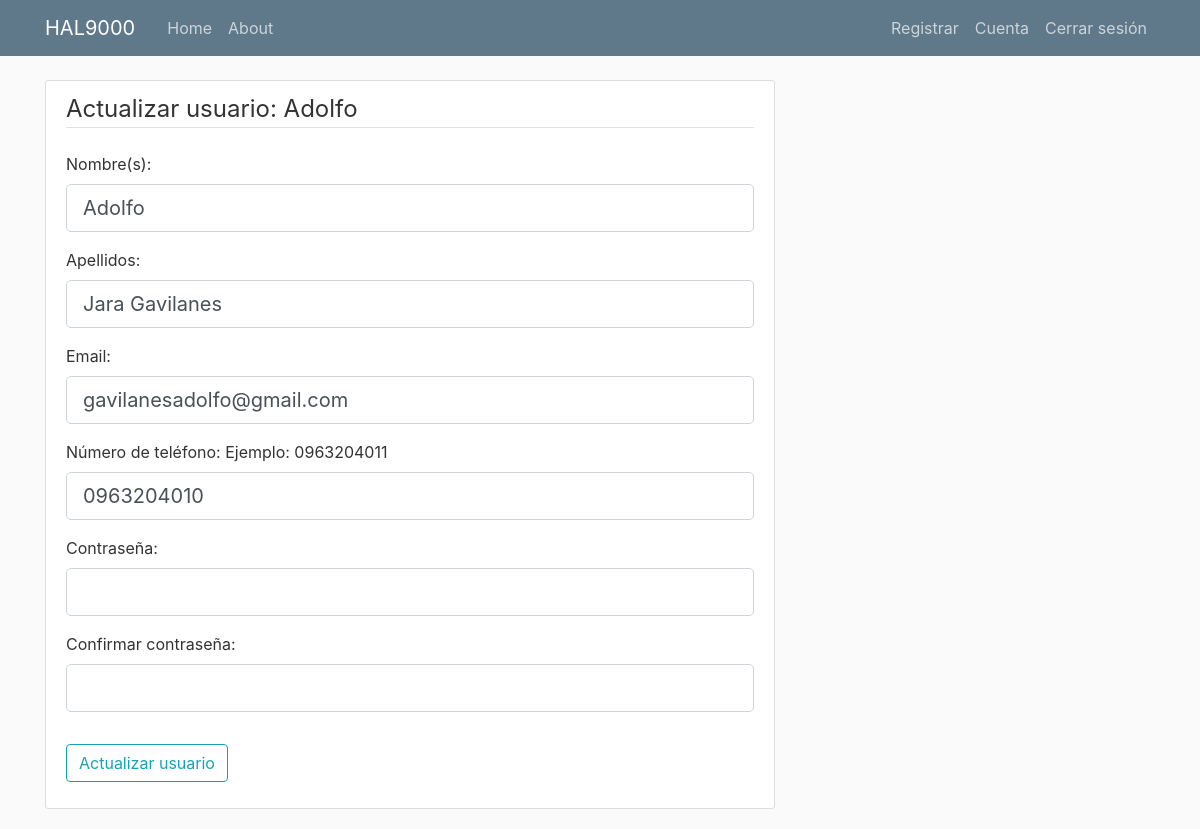
Page /actualizarUsuarioPrincipal (signed in) on the committed database.
### bot_backend/models.py (models this page shows, shortened)
class Usuario(db.Model, UserMixin):
    id = db.Column(db.Integer, primary_key=True)
    nombre = db.Column(db.String(75), nullable=False)
    apellido = db.Column(db.String(75), nullable=False)
    email = db.Column(db.String(120), nullable=False)
    password = db.Column(db.String(100), nullable=False)
    tipo = db.Column(db.String(20), nullable=False)
    telefono = db.Column(db.String(20), nullable=False)
    telegram_chat_id = db.Column(db.String(20), nullable=True)
    casa_id = db.Column(db.Integer, db.ForeignKey("casa.id"), nullable=True)

### bot_backend/routes.py (the view)
@app.route("/actualizarUsuarioPrincipal", methods=['POST', "GET"])
def actualizarUsuarioPrincipal():
    form = UpdateSubUserForm()
    if form.validate_on_submit():
        current_user.nombre = form.nombre.data.title()
        current_user.apellido = form.apellido.data.title()
        current_user.email = form.email.data
        current_user.password = bcrypt.generate_password_hash(
            form.password.data).decode("utf-8")
        current_user.telefono = form.telefono.data
        db.session.query(Usuario).filter(Usuario.id==current_user.id).update({"nombre":form.nombre.data.title(), "apellido":form.apellido.data.title(), "email":form.email.data, "telefono":form.telefono.data, "password":bcrypt.generate_password_hash(
            form.password.data).decode("utf-8")})
        db.session.commit()
        flash('Usuario actualizado', category="success")
        return redirect(url_for('cuenta'))
    elif request.method == 'GET':
        form.nombre.data = current_user.nombre
        form.apellido.data = current_user.apellido
        form.email.data = current_user.email
        form.telefono.data = current_user.telefono
    return render_template("actualizarUsuarios.html", title="Actualizar Usuarios" , usuarioSeleccionado=current_user, form=form)

### bot_backend/forms.py (shortened to what this page needs)
class UpdateSubUserForm(FlaskForm):
    nombre = StringField("Nombre(s): ", validators=[DataRequired(), Length(2,75)])
    apellido = StringField("Apellidos: ", validators=[DataRequired(), Length(2,75)])
    email = StringField("Email: ", validators=[DataRequired(),Email()])
    telefono = StringField("Número de teléfono: Ejemplo: 0963204011", validators=[DataRequired(),Length(10,10)])
    password = PasswordField("Contraseña: ", validators=[DataRequired(), Length(2,32)])
    confirm_password = PasswordField("Confirmar contraseña: ", validators=[DataRequired(),
                                    Length(2,32), EqualTo("password")])
    submit = SubmitField("Actualizar usuario")

### bot_backend/models.py (called while the page is built)
@login_manager.user_loader
def load_user(usuario_id):
    return Usuario.query.get(int(usuario_id))

### bot_backend/templates/actualizarUsuarios.html (shortened to what this page needs)
{% extends "layout.html" %}
{% block content %}
<div class="content-section">
    <form method="POST" action="">
        <fieldset class="form-group">
            <legend class="border-bottom mb-4">
                Actualizar usuario: {{ usuarioSeleccionado.nombre }}
            </legend>
            <div class="form-group">
                {{ form.nombre.label(class="form-control-label") }}
                {% if form.nombre.errors %}
                {{ form.nombre(class="form-control form-control-lg is-invalid") }}
                <div class="invalid-feedback">
                    {% for error in form.nombre.errors %}
                    <span>{{ error }}</span>
                    {% endfor %}
                </div>
                {% else %}
                {{ form.nombre(class="form-control form-control-lg") }}
                {% endif %}
            </div>
            <div class="form-group">
                {{ form.apellido.label(class="form-control-label") }}
                {% if form.apellido.errors %}
                {{ form.apellido(class="form-control form-control-lg is-invalid") }}
                <div class="invalid-feedback">
                    {% for error in form.apellido.errors %}
                    <span>{{ error }}</span>
                    {% endfor %}
                </div>
                {% else %}
                {{ form.apellido(class="form-control form-control-lg") }}
                {% endif %}
            </div>
            <div class="form-group">
                {{ form.email.label(class="form-control-label") }}
                {% if form.email.errors %}
                {{ form.email(class="form-control form-control-lg is-invalid") }}
                <div class="invalid-feedback">
                    {% for error in form.email.errors %}
                    <span>{{ error }} </span>
                    {% endfor %}
                </div>
                {% else %}
                {{ form.email(class="form-control form-control-lg") }}
                {% endif %}
            </div>
            <div class="form-group">
                {{ form.telefono.label(class="form-control-label") }}
                {% if form.telefono.errors %}
                {{ form.telefono(class="form-control form-control-lg is-invalid") }}
                <div class="invalid-feedback">
                    {% for error in form.telefono.errors %}
                    <span>{{ error }} </span>
                    {% endfor %}
                </div>
                {% else %}
                {{ form.telefono(class="form-control form-control-lg") }}
                {% endif %}
            </div>
            <div class="form-group">
                {{ form.password.label(class="form-control-label") }}
                {% if form.password.errors %}
                {{ form.password(class="form-control form-control-lg is-invalid") }}
                <div class="invalid-feedback">
                    {% for error in form.password.errors %}
                    <span>{{ error }} </span>
                    {% endfor %}
                </div>
                {% else %}
                {{ form.password(class="form-control form-control-lg") }}
                {% endif %}
            </div>
            <div class="form-group">
                {{ form.confirm_password.label(class="form-control-label") }}
                {% if form.confirm_password.errors %}
                {{ form.confirm_password(class="form-control form-control-lg is-invalid") }}
                <div class="invalid-feedback">
                    {% for error in form.confirm_password.errors %}
                    <span>{{ error }} </span>
                    {% endfor %}
                </div>
                {% else %}
                {{ form.confirm_password(class="form-control form-control-lg") }}
                {% endif %}
            </div>
        </fieldset>
        <div class="form-group">
            {{ form.submit(class="btn btn-outline-info") }}
        </div>
    </form>
</div>
{% endblock content %}

### bot_backend/static/main.css (style rules this page uses)
body { background: #fafafa; color: #333333; margin-top: 5rem; }
.content-section { background: #ffffff; padding: 10px 20px; border: 1px solid #dddddd; border-radius: 3px; margin-bottom: 20px; }

### rows in the picture
Usuario: nombre "Adolfo", apellido "Jara Gavilanes", email "gavilanesadolfo@gmail.com", telefono "0963204010"
